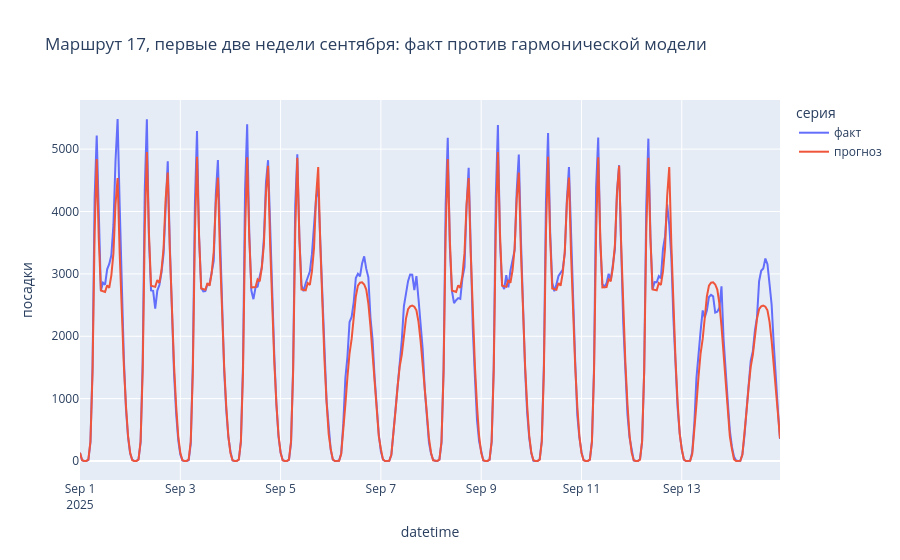

This figure's notebook cell:
### Code cell
# как выглядит приближение: две недели факта против модели
check = (
    test_df
    .with_columns(pl.Series("прогноз", pred_test))
    .filter((pl.col("route") == 17) & (pl.col("date") <= date(2025, 9, 14)))
    .with_columns(
        (pl.col("date_str") + pl.lit(" ") + pl.col("hour").cast(pl.String).str.zfill(2) + pl.lit(":00"))
        .str.strptime(pl.Datetime, format="%Y-%m-%d %H:%M").alias("datetime")
    )
    .select(["datetime", "target", "прогноз"])
    .rename({"target": "факт"})
    .unpivot(index="datetime", variable_name="серия", value_name="посадки")
)

fig = px.line(check, x="datetime", y="посадки", color="серия",
              title="Маршрут 17, первые две недели сентября: факт против гармонической модели")
fig.show()

### Figure 1 — Plotly figure (JSON) as saved in the notebook; plotly's stock layout.template omitted (floating-point values rounded to 4 significant figures; data arrays with more than 128 entries replaced by an {"elided": "..."} marker saying what was removed)
{"data": [{"hovertemplate": "серия=факт<br>datetime=%{x}<br>посадки=%{y}<extra></extra>", "legendgroup": "факт", "line": {"color": "#636efa", "dash": "solid"}, "marker": {"symbol": "circle"}, "mode": "lines", "name": "факт", "orientation": "v", "showlegend": true, "type": "scatter", "x": {"elided": "336 str values"}, "xaxis": "x", "y": {"elided": "336 float values"}, "yaxis": "y"}, {"hovertemplate": "серия=прогноз<br>datetime=%{x}<br>посадки=%{y}<extra></extra>", "legendgroup": "прогноз", "line": {"color": "#EF553B", "dash": "solid"}, "marker": {"symbol": "circle"}, "mode": "lines", "name": "прогноз", "orientation": "v", "showlegend": true, "type": "scatter", "x": {"elided": "336 str values"}, "xaxis": "x", "y": {"elided": "336 float values"}, "yaxis": "y"}], "layout": {"legend": {"title": {"text": "серия"}, "tracegroupgap": 0}, "title": {"text": "Маршрут 17, первые две недели сентября: факт против гармонической модели"}, "xaxis": {"anchor": "y", "domain": [0, 1], "title": {"text": "datetime"}}, "yaxis": {"anchor": "x", "domain": [0, 1], "title": {"text": "посадки"}}}}
